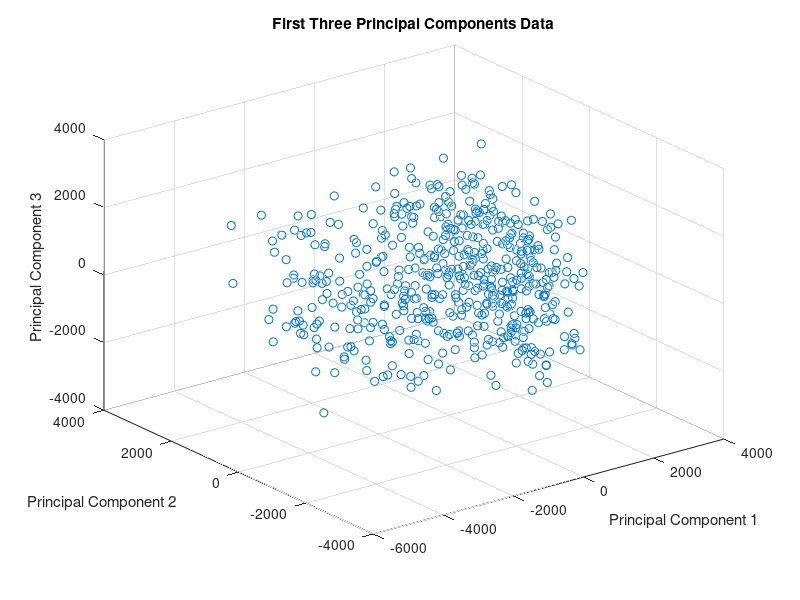

This chart was generated by the following MATLAB code:

clear all;
close all;
clc;

% Perform Principal component Analysis with single value decomposition.
% The first thirty principal components are taken to map the original data.
% As observed these cover 99.9286% of the variance in the data. 

%load the k-means data
load('Datasets/new_data_kmeans.mat');

% the loaded dataset is 90x540, thus transpose is used while appying pca 
% to get the observations as rows.

% apply pca on the dataset

[coefficents, scores, latents, tsquare, variance_cover] = pca(data');

% show variance covered by the first thirty principal components
var_cov = sum(variance_cover(1:30));

disp('The variance coverd by first 30 components is: ');
var_cov
% The PCA reduced dataset
new_data_pca = scores(:,1:30);
% Our new dataset is now 540x30 dataset.

%Visualizations

%Plot the first three principal components to visualize the data
X = new_data_pca(:,1);
Y = new_data_pca(:,2);
Z = new_data_pca(:,3);

scatter3(X,Y,Z, 'red');
xlabel('Principal Component 1');
ylabel('Principal Component 2');
zlabel('Principal Component 3');
title('First Three Principal Components Data')

data = new_data_pca';
%Save the PCA dataset
save Datasets/new_data_pca.mat data



